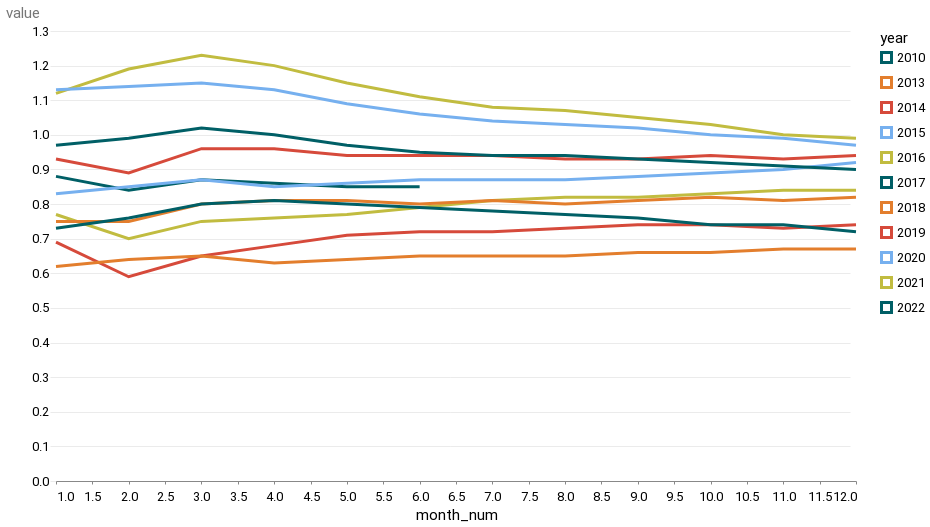

The notebook cell saved with this chart:
### Markdown cell above
#### Chart it

### Code cell
alt.Chart(ytd_melt).mark_line().encode(
    x="month_num",
    y="value",
    color="year",
)

### Figure 1 — Vega-Lite specification as saved in the notebook (floating-point values rounded to 4 significant figures; data arrays with more than 128 entries replaced by an {"elided": "..."} marker saying what was removed)
{"config": {"view": {"width": 800, "height": 450, "strokeOpacity": 0}, "background": "#ffffff", "title": {"anchor": "start", "font": "Summit Sans", "fontColor": "palette[\"black\"]", "fontSize": 18, "fontWeight": "normal"}, "arc": {"fill": "#00d4d8"}, "area": {"fill": "#00d4d8"}, "line": {"stroke": "#00d4d8", "strokeWidth": 3}, "path": {"stroke": "#00d4d8"}, "rect": {"fill": "#00d4d8"}, "shape": {"stroke": "#00d4d8"}, "bar": {"fill": "#00d4d8"}, "point": {"stroke": "#00d4d8"}, "symbol": {"fill": "#00d4d8", "size": 30}, "axis": {"titleFont": "Roboto", "titleFontSize": 15, "titleFontWeight": "normal", "labelFont": "Roboto, sans", "labelFontSize": 13, "labelFontWeight": "normal"}, "axisX": {"labelAngle": 0, "labelPadding": 6, "tickSize": 3, "grid": false}, "axisY": {"labelBaseline": "middle", "maxExtent": 45, "minExtent": 45, "titleAlign": "left", "titleAngle": 0, "titleX": -45, "titleY": -11, "domainOpacity": 0, "gridWidth": 0.6, "gridColor": "#dddddd", "offset": 6, "tickSize": 0, "titleColor": "#767676"}, "legend": {"titleFont": "Roboto", "titleFontSize": 15, "titleFontWeight": "normal", "symbolType": "square", "labelFont": "Roboto, sans", "labelFontSize": 13}, "range": {"category": ["#005f66", "#e37e2d", "#d64a3b", "#76b0ef", "#c1bc40"], "diverging": ["#e68a4f", "#f4bb6a", "#f9e39c", "#dadfe2", "#a6b7c6", "#849eae"], "heatmap": ["#7ff6f6", "#00eeef", "#00d4d8", "#00abb2", "#00848b", "#fbf2c7", "#00363d"], "ordinal": ["#7ff6f6", "#00eeef", "#00d4d8", "#00abb2", "#00848b", "#fbf2c7", "#00363d"], "ramp": ["#7ff6f6", "#00eeef", "#00d4d8", "#00abb2", "#00848b", "#fbf2c7", "#00363d"]}}, "data": {"name": "data-325dc009a94bd953b3985658d9eabf53"}, "mark": "line", "encoding": {"color": {"field": "year", "type": "nominal"}, "x": {"field": "month_num", "type": "quantitative"}, "y": {"field": "value", "type": "quantitative"}}, "$schema": "https://vega.github.io/schema/vega-lite/v4.17.0.json", "datasets": {"data-325dc009a94bd953b3985658d9eabf53": {"elided": "132 records"}}}
